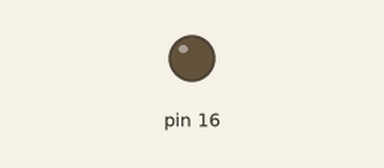
The sketch below on a simulated Arduino Uno, built with avr-gcc and run on an emulated ATmega328P. On the bench: output pins drawn as LEDs (lit = HIGH). What the sketch prints to the serial monitor is not drawn.

Above: at 3.2 s.
At 8.3 s:
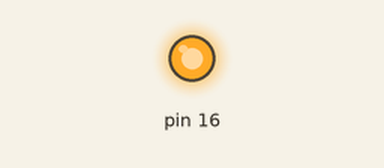
Timing chart, 0 to 14.3 s (numbered marks = the images above):
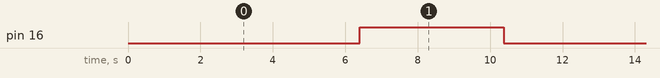

Measured:
- by itself, pin 16: alternates HIGH for 4.0 s and LOW for 7.0 s

The sketch:

testled.ino
```cpp
void setup() {
  // put your setup code here, to run once:
  Serial.begin(9600);
  Serial.println("start");
}

void loop() {
  pinMode(16, OUTPUT);
//  digitalWrite(16, HIGH);
  // put your main code here, to run repeatedly:
  for(int i = 0; i < 200; i = i + 2) {
    analogWrite(16, i);
    delay(100);
  }
  for(int i = 200; i > 0; i = i - 2) {
    analogWrite(16, i);
    delay(10);
  }
//  digitalWrite(16, HIGH);
//  delay(1000);
//  digitalWrite(16, LOW);
//  delay(1000);

}
```
